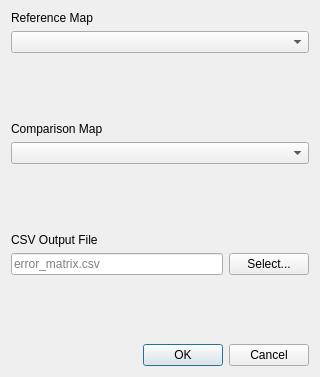
<?xml version="1.0" encoding="UTF-8"?>
<ui version="4.0">
 <class>AccAssess</class>
 <widget class="QDialog" name="AccAssess">
  <property name="geometry">
   <rect>
    <x>0</x>
    <y>0</y>
    <width>320</width>
    <height>377</height>
   </rect>
  </property>
  <property name="windowTitle">
   <string>AccAssess</string>
  </property>
  <layout class="QVBoxLayout" name="verticalLayout">
   <item>
    <widget class="QLabel" name="label">
     <property name="text">
      <string>Reference Map</string>
     </property>
    </widget>
   </item>
   <item>
    <widget class="QComboBox" name="referenceComboBox"/>
   </item>
   <item>
    <spacer name="verticalSpacer">
     <property name="orientation">
      <enum>Qt::Vertical</enum>
     </property>
     <property name="sizeHint" stdset="0">
      <size>
       <width>20</width>
       <height>63</height>
      </size>
     </property>
    </spacer>
   </item>
   <item>
    <widget class="QLabel" name="label_2">
     <property name="text">
      <string>Comparison Map</string>
     </property>
    </widget>
   </item>
   <item>
    <widget class="QComboBox" name="comparisonComboBox"/>
   </item>
   <item>
    <spacer name="verticalSpacer_2">
     <property name="orientation">
      <enum>Qt::Vertical</enum>
     </property>
     <property name="sizeHint" stdset="0">
      <size>
       <width>20</width>
       <height>62</height>
      </size>
     </property>
    </spacer>
   </item>
   <item>
    <widget class="QLabel" name="outFileLabel">
     <property name="text">
      <string>CSV Output File</string>
     </property>
    </widget>
   </item>
   <item>
    <layout class="QHBoxLayout" name="horizontalLayout">
     <item>
      <widget class="QLineEdit" name="outFileLineEdit">
       <property name="placeholderText">
        <string>error_matrix.csv</string>
       </property>
      </widget>
     </item>
     <item>
      <widget class="QPushButton" name="outFileSelectButton">
       <property name="text">
        <string>Select...</string>
       </property>
      </widget>
     </item>
    </layout>
   </item>
   <item>
    <spacer name="verticalSpacer_3">
     <property name="orientation">
      <enum>Qt::Vertical</enum>
     </property>
     <property name="sizeHint" stdset="0">
      <size>
       <width>20</width>
       <height>32</height>
      </size>
     </property>
    </spacer>
   </item>
   <item>
    <widget class="QDialogButtonBox" name="buttonBox">
     <property name="orientation">
      <enum>Qt::Horizontal</enum>
     </property>
     <property name="standardButtons">
      <set>QDialogButtonBox::Cancel|QDialogButtonBox::Ok</set>
     </property>
    </widget>
   </item>
  </layout>
 </widget>
 <resources/>
 <connections>
  <connection>
   <sender>buttonBox</sender>
   <signal>accepted()</signal>
   <receiver>AccAssess</receiver>
   <slot>accept()</slot>
   <hints>
    <hint type="sourcelabel">
     <x>257</x>
     <y>367</y>
    </hint>
    <hint type="destinationlabel">
     <x>157</x>
     <y>274</y>
    </hint>
   </hints>
  </connection>
  <connection>
   <sender>buttonBox</sender>
   <signal>rejected()</signal>
   <receiver>AccAssess</receiver>
   <slot>reject()</slot>
   <hints>
    <hint type="sourcelabel">
     <x>310</x>
     <y>367</y>
    </hint>
    <hint type="destinationlabel">
     <x>286</x>
     <y>274</y>
    </hint>
   </hints>
  </connection>
 </connections>
</ui>
